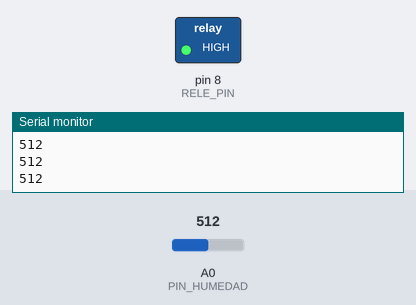
Bench run of a sketch on a simulated Arduino Uno, built with avr-gcc and run on an emulated ATmega328P. Parts: switched loads named in the sketch (green lamp = pin HIGH), the last lines printed to the serial monitor. The test bench sets the inputs (shaded band); at power-on: A0 (PIN_HUMEDAD) = 512.

Above: at 1.2 s.
1.3 s: A0 (PIN_HUMEDAD) set to 889
2.8 s: A0 (PIN_HUMEDAD) set to 915
At 3.2 s:
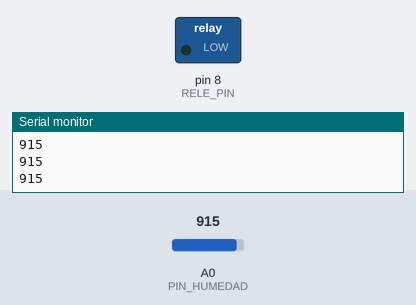
4.3 s: A0 (PIN_HUMEDAD) set to 813
5.8 s: A0 (PIN_HUMEDAD) set to 796
At 7.0 s:
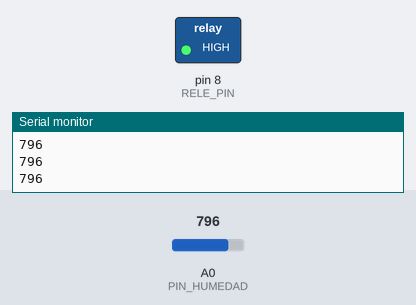
7.3 s: A0 (PIN_HUMEDAD) set to 1023
At 8.3 s:
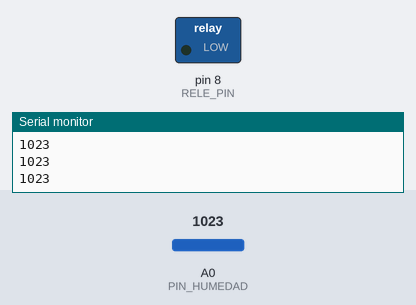
Timing chart, 0 to 9.8 s (numbered marks = the images above; inputs shaded):
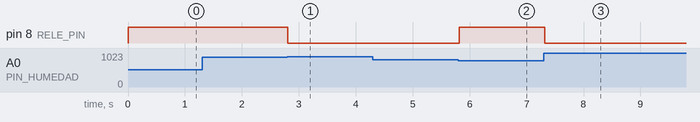

The sketch:

Sistema_Riego_REgulable_calibrado.ino
```cpp
/*
 * Sensor Humedad  A0
 * Rele             8
 * Potenciometro   A1
 *
 */

#define RELE_PIN 8
#define PIN_HUMEDAD A0
#define PIN_POTENCIOMETRO A1

// Valore empiricos

#define VALOR_SECO 245
#define VALOR_MOJADO 856
#define HISTERESIS 50

int Umbral_humedad;

void setup() {
  Serial.begin(9600);
  pinMode(RELE_PIN,OUTPUT);
}
void loop() {
 // Umbral_humedad = analogRead(PIN_POTENCIOMETRO);   // Valor humbral

  int humedad=analogRead(PIN_HUMEDAD);  // entre 0 y 1023
  Serial.println(humedad);
  if ( humedad < (VALOR_MOJADO - HISTERESIS) ){
      // se cumple
      digitalWrite(RELE_PIN,HIGH);   // Enciendo riego
  }


  if (humedad > (VALOR_MOJADO + HISTERESIS)) {
     // no se cumple
     digitalWrite(RELE_PIN,LOW);   // Apago riego
  }

  if( humedad < VALOR_SECO ) {
    Serial.println("Sensor roto");
  }
  delay(100);

}
```

Measured:
- the behaviour switches between 906 and 907 on A0 (PIN_HUMEDAD) (found by bisection; images 0 and 1)
- the behaviour switches between 806 and 805 on A0 (PIN_HUMEDAD) (found by bisection; images 1 and 2)
- after the input at 2.8 s, pin 8 (RELE_PIN): HIGH → LOW at once
- after the input at 5.8 s, pin 8 (RELE_PIN): LOW → HIGH at once
- after the input at 7.3 s, pin 8 (RELE_PIN): HIGH → LOW at once
